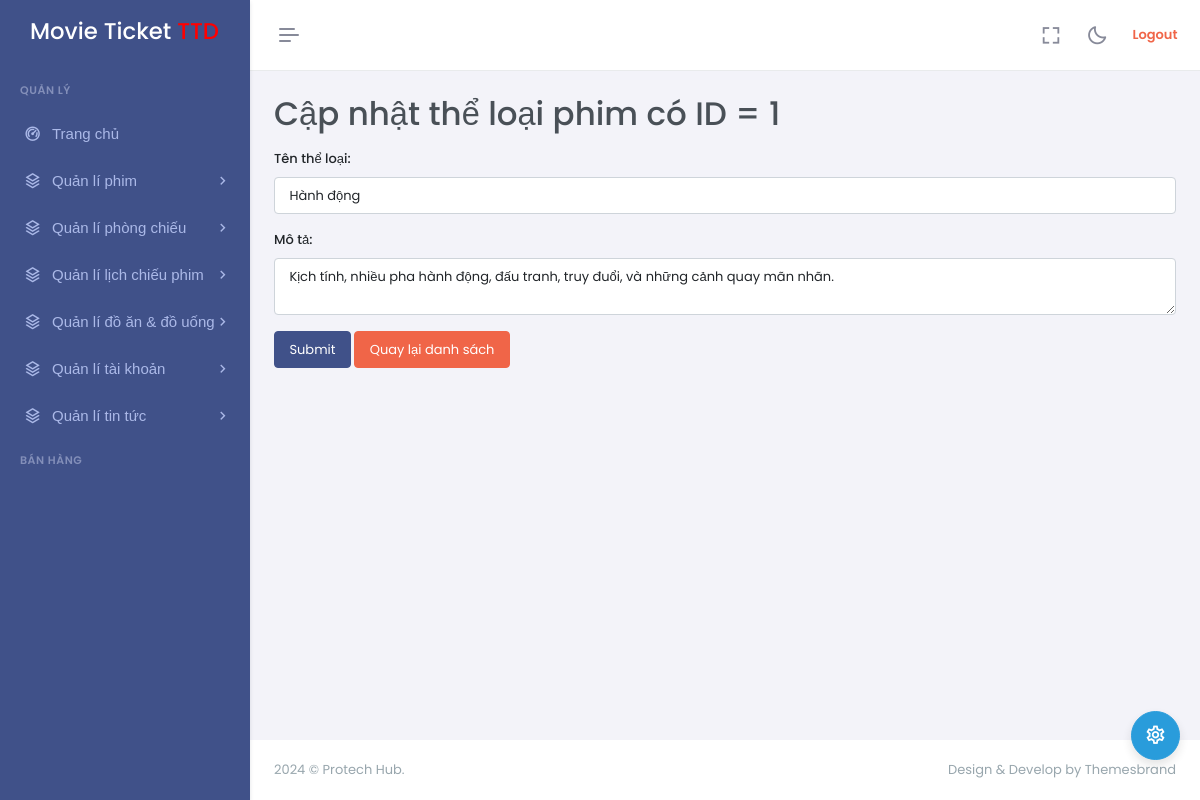
/?mode=admin&action=genres-updatePage&id=1 (signed in), run on the app's committed database.
### tables this page shows
CREATE TABLE `genres` (
  `id` int NOT NULL,
  `name` varchar(50) NOT NULL,
  `description` varchar(255) NOT NULL
);

### controllers/admin/GenreController.php (called while the page is built, shortened)
<?php
class GenreController
{
    private $genre;
    public function __construct()
    {
        $this->genre = new Genre();
    }
    public function updatePage()
    {
        try {
            $id = $_GET['id'];
            $genre = $this->genre->find('*', 'id = :id', ['id' => $id]);
            require_once PATH_VIEW_ADMIN_MAIN;
        } catch (\Throwable $th) {
            $_SESSION['success'] = false;
            $_SESSION['msg'] = $th->getMessage();
            header('Location: ' . BASE_URL_ADMIN . '&action=genres-list');
            exit();
        }
    }
}

### models/BaseModel.php (called while the page is built, shortened)
<?php
class BaseModel
{
    protected $table;
    protected $pdo;
    public function __construct()
    {
        $dsn = sprintf('mysql:host=%s;port=%s;dbname=%s;charset=utf8', DB_HOST, DB_PORT, DB_NAME);
        try {
            $this->pdo = new PDO($dsn, DB_USERNAME, DB_PASSWORD, DB_OBTIONS);
        } catch (PDOException $e) {
            die("Kết nối cơ sở dữ liệu thất bại: {$e->getMessage()}. Vui lòng thử lại sau.");
        }
    }
    public function find($columns = '*', $conditions = null, $params = [])
    {
        $sql = "SELECT $columns FROM {$this->table}";
        if ($conditions) {
            $sql .= " WHERE $conditions";
        }
        $stmt = $this->pdo->prepare($sql);
        $stmt->execute($params);
        return $stmt->fetch();
    }
}

### views/admin/genres/update.php (the view, shortened to what this page needs)
<form action="<?= BASE_URL_ADMIN . '&action=genres-update&id=' . $genre['id'] ?>" method="post" enctype="multipart/form-data">
    <div class="my-3">
        <label for="name" class="form-label">Tên thể loại:</label>
        <input type="text" class="form-control" name="name" id="name"
            value="<?php if (isset($_SESSION['data'])) {
                        echo $_SESSION['data']['name'];
                    } else {
                        echo $genre['name'];
                    } ?>">
    </div>
    <div class="my-3">
        <label for="description" class="form-label">Mô tả:</label>
        <textarea class="form-control" name="description" id="description"><?php if (isset($_SESSION['data'])) {
                echo $_SESSION['data']['description'];
            } else {
                echo $genre['description'];
            } ?></textarea>
    </div>
    <button type="submit" class="btn btn-primary">Submit</button>
    <a href="<?= BASE_URL_ADMIN . '&action=genres-list' ?>" class="btn btn-danger">Quay lại danh sách</a>
</form>

### data on the page
genres: name "Hành động", description "Kịch tính, nhiều pha hành động, đấu tranh, truy đuổi, và những cảnh quay mãn nhãn."

### other printed values
$title "Cập nhật thể loại phim có ID = 1"
